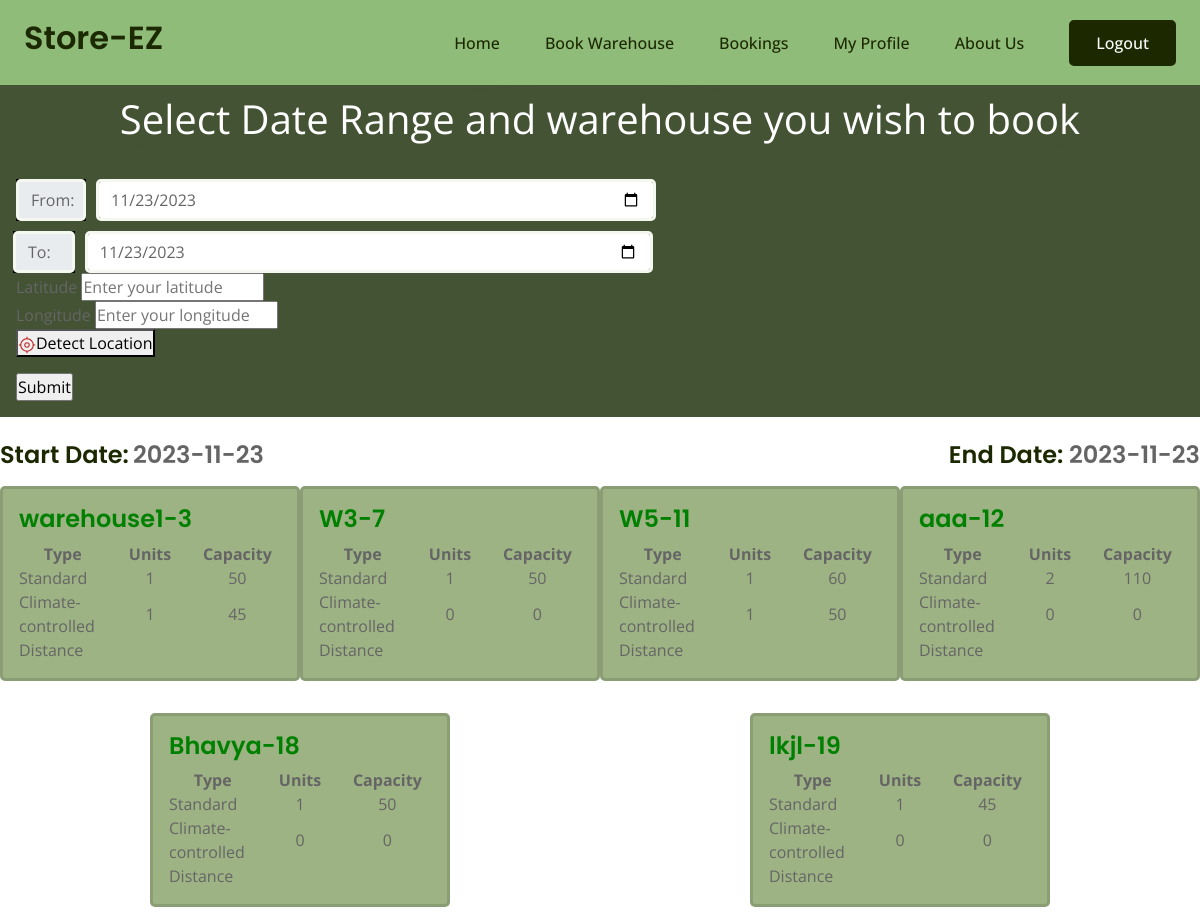
Page /farmer/search (signed in) on the committed database.
### mainapp/models.py (models this page shows)
class Warehouse(models.Model):
    name = models.CharField(max_length=100)
    address = models.TextField()
    city = models.CharField(max_length=100)
    state = models.CharField(max_length=100)
    poc_name = models.CharField(max_length=100, null=True)
    poc_phone_no = models.DecimalField(max_digits=10, decimal_places=0)
    owner = models.ForeignKey(Warehouse_owner, on_delete=models.CASCADE)
    image = models.ImageField(default="images/default_warehouse_image.jpg",upload_to="images/warehouse/",blank=True,null=True)
    latitude = models.FloatField(default=23.1862737352)
    longitude = models.FloatField(default = 72.6283225558)
    def __str__(self):
        return f'{self.name}'

### farmer/views.py (the view, shortened to what this page needs)
# urls.py: path("farmer/search",views.search,name='search'),
@login_required(login_url='login')
def search(request):
    start_date = request.GET.get('startdate','')
    end_date = request.GET.get('enddate', '')
    latitude = request.GET.get('latitude')
    longitude = request.GET.get('longitude')
    if (not start_date and end_date) or (not end_date and start_date) or start_date > end_date:
        messages.error(request, "Invalid Dates")
        context = {'startdate':date.today().strftime('%Y-%m-%d'), 'enddate':date.today().strftime('%Y-%m-%d')}
    else:
        if start_date == '':
            start_date = date.today().strftime('%Y-%m-%d')
        if end_date == '':
            end_date = date.today().strftime('%Y-%m-%d')
        booked_units = Booking.objects.filter(start_date__lte=end_date,end_date__gte=start_date). \
            values_list('unit', flat=True).exclude(unit=None).distinct()
        warehouses = Warehouse.objects.all()
        warehouses_with_unit = []
        for warehouse in warehouses:
            units = warehouse.unit_set.exclude(id__in=booked_units.values_list('unit'))
            hot_units = 0
            cold_units = 0
            hot_capacity = 0
            cold_capacity = 0
            if len(units) > 0:
                for x in units:
                    if x.type == "Hot":
                        hot_units += 1
                        hot_capacity += x.capacity
                    else:
                        cold_units += 1
                        cold_capacity += x.capacity
            if len(units) > 0:
                warehouses_with_unit.append({'warehouse': warehouse, 'hot_units': hot_units, 'hot_capacity':hot_capacity, 'cold_units':cold_units, 'cold_capacity':cold_capacity, 'latitude':warehouse.latitude, 'longitude':warehouse.longitude})
        nearby_warehouse_list = []
        if latitude != None:
            latitude = float(latitude)
            longitude = float(longitude)
            for w in warehouses_with_unit:
                curr_dist = computeDistance(w['latitude'], w['longitude'], latitude, longitude)
                w['distance'] = round(curr_dist, 2)
                nearby_warehouse_list.append(w)
            nearby_warehouse_list.sort(key=sortFunc)
        else:
            nearby_warehouse_list = warehouses_with_unit
        print(nearby_warehouse_list)
        context = {'warehouses_with_unit': nearby_warehouse_list, 'startdate':start_date, 'enddate':end_date}
    return render(request,'farmer/search.html',context)

### farmer/templates/farmer/search.html (shortened to what this page needs)
{% extends 'farmerbase.html' %}
{% load static %}
{% block css %}
    <link rel="stylesheet" href="{% static 'farmer/css/cascade.css' %}" />
{% endblock %}
{% block content %}
<div class="outer-box container-fluid " >
    <div class="bg-dgreen">
        <div class="bg-dgreen py4 d-flex flex-column justify-content-end align-items-center mb-4 rempad">
            <div class="font-large py-1">Select Date Range and warehouse you wish to book</div>
            <div class="w-100">
                <form method="GET" action="" class="card card-body bg-dgreen border-none">
                <div class="form-group row">
                        <div class="input-group col-md-5 mx-auto text-center" style="display:flex; justify-content:space-between;">
                            <div class="fwidth">
                            <div class="input-group-prepend">
                                <span class="input-group-text" id="date13-label">From:</span>
                            </div>
                            <input type="date" name="startdate" id="startdate" class="form-control datepicker" value="{{startdate}}">
                        </div>
                            <div class="fwidth">
                            <div class="input-group-prepend">
                                <span class="input-group-text" id="date14-label">To:</span>
                            </div>
                            <input  type="date" name="enddate" id="startdate" class="form-control datepicker" value="{{enddate}}" aria-labelledby="date14-label">
                        </div>
                        </div>
                        <div class="user-details">
                            <div class="input-box">
                                <label class="details">Latitude</label>
                                <input
                                    type="text"
                                    name="latitude"
                                    id="latitude"
                                    placeholder="Enter your latitude"
                                    required
                                />
                            </div>
                            <div class="input-box">
                                <label class="details">Longitude</label>
                                <input
                                    type="text"
                                    name="longitude"
                                    id="longitude"
                                    placeholder="Enter your longitude"
                                    required
                                />
                            </div>
                            <div class="input-box Detect-location">
                                <button class="button-8">
                                    <span
                                        ></span
                                    >Detect Location
                                </button>
                            </div>
                        </div>
                        <div class="input-group col-md-2 mx-auto text-center mt-3">
                            <input type="submit">
                        </div>
                </div>
            </form>
        </div>
        </div>
    </div>
    <div style="display:flex; flex-direction:row; justify-content:space-between;">
        <div><h4 style="display:inline">Start Date:</h4> <h4 style="display:inline; color:rgb(101, 101, 101)"> {{startdate}}</h4> </div>
        <div><h4 style="display:inline">End Date:</h4><h4 style="display:inline; color:rgb(101, 101, 101)"> {{enddate}}</h4> </div>
    </div>
    <div class="">
    <div class="row m-0">
        {% for warehouse_data in warehouses_with_unit %}
            <div class="card col-xl-2 col-9 mx-auto my-3 bg-green px-0" style="width:300px">
                <div class="card-body">
                    <h4 class="card-title">
                    <a id="my_card_title" href="{% url 'book' id=warehouse_data.warehouse.id start=startdate end=enddate %}">{{warehouse_data.warehouse.name}}-{{warehouse_data.warehouse.id}}</a></h4>
                    <table>
                        <tr>
                            <th class="th-heading" style="text-align:center">Type </th>
                            <th class="th-heading" style="text-align:center">Units </th>
                            <th class="th-heading" style="text-align:center">Capacity</th>
                        </tr>
                        <tr style="padding-bottom:15px;">
                            <td>Standard</th>
                            <td class="td-value" style="text-align:center">{{warehouse_data.hot_units}}</th>
                            <td class="td-value" style="text-align:center">{{warehouse_data.hot_capacity}}</th>
                        </tr>
                        <tr>
                            <td>Climate-controlled </th>
                            <td class="td-value" style="text-align:center">{{warehouse_data.cold_units}}</th>
                            <td class="td-value" style="text-align:center">{{warehouse_data.cold_capacity}}</th>
                        </tr>
                        <tr>
                            <td>Distance</td>
                            <td>{{warehouse_data.distance |floatformat:"0" }}</td>
                        </tr>
                    </table>
                </div>
            </div>
        {% endfor %}
    </div>
    </div>
{% endblock %}

### static/css/base.css (style rules this page uses)
* { margin:0; padding:0; box-sizing:border-box; }

### farmer/static/farmer/css/cascade.css (style rules this page uses)
.outer-box { padding-left: 0%; padding-right: 0%; }
.bg-dgreen { background-color: #435334; }
.bg-green { background-color: #9EB384; }
.font-large { color: white; font-size: 2.5em; text-align: center; }
.border-none { border: none; }
.rempad { border-radius: 50%; }
table { table-layout: fixed ; width: 100% ; }
td { width: 33% ; }
.td-value { text-align: center; }

### farmer/templates/farmer/search.html (style rules this page uses)
#my_card_title { color:green; }
.input-group-prepend { background-color: black; width: 70px; margin-right:10px; }
.fwidth { width: 640px; display:flex; margin-top:10px; }

### rows in the picture
Warehouse: warehouse.name "warehouse1", warehouse.id "3", hot_units "1", hot_capacity "50", cold_units "1", cold_capacity "45"
Warehouse: warehouse.name "W3", warehouse.id "7", hot_units "1", hot_capacity "50", cold_units "0", cold_capacity "0"
Warehouse: warehouse.name "W5", warehouse.id "11", hot_units "1", hot_capacity "60", cold_units "1", cold_capacity "50"
Warehouse: warehouse.name "aaa", warehouse.id "12", hot_units "2", hot_capacity "110", cold_units "0", cold_capacity "0"
Warehouse: warehouse.name "Bhavya", warehouse.id "18", hot_units "1", hot_capacity "50", cold_units "0", cold_capacity "0"
Warehouse: warehouse.name "lkjl", warehouse.id "19", hot_units "1", hot_capacity "45", cold_units "0", cold_capacity "0"

### other values in the picture
{{ startdate }} "2023-11-23"
{{ enddate }} "2023-11-23"
